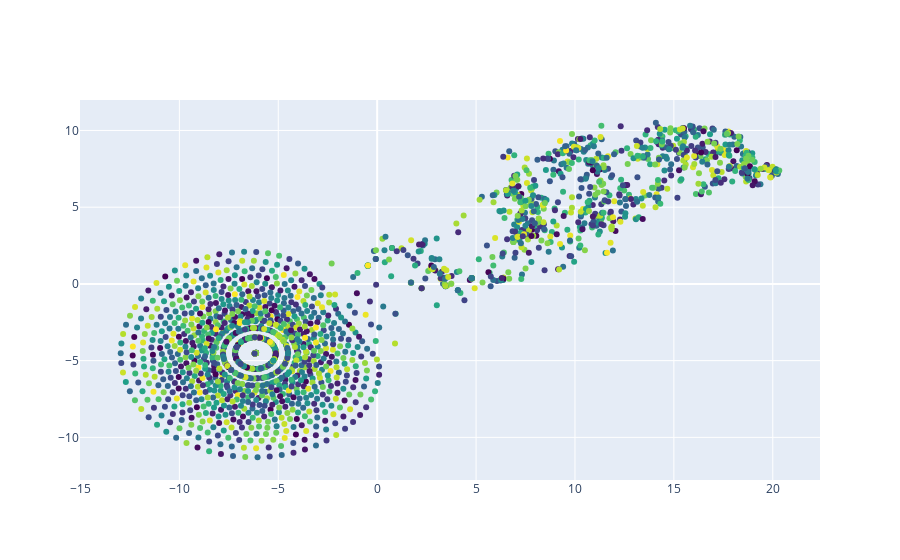

This figure's notebook cell:
### Code cell
plot_scatter_cid(tsne_embedding[:COUNT], all_ids[:COUNT], all_clnames[:COUNT])

### Figure 1 — Plotly figure (JSON) as saved in the notebook; plotly's stock layout.template omitted (floating-point values rounded to 4 significant figures; data arrays with more than 128 entries replaced by an {"elided": "..."} marker saying what was removed)
{"data": [{"marker": {"color": {"elided": "2000 int values"}, "colorscale": [[0, "#440154"], [0.1111, "#482878"], [0.2222, "#3e4989"], [0.3333, "#31688e"], [0.4444, "#26828e"], [0.5556, "#1f9e89"], [0.6667, "#35b779"], [0.7778, "#6ece58"], [0.8889, "#b5de2b"], [1, "#fde725"]]}, "mode": "markers", "text": {"elided": "2000 str values"}, "type": "scatter", "x": {"elided": "2000 float values"}, "y": {"elided": "2000 float values"}}], "layout": {"autosize": true, "xaxis": {"autorange": true, "range": [-15.08, 22.45], "type": "linear"}, "yaxis": {"autorange": true, "range": [-12.89, 12.1], "type": "linear"}}}
